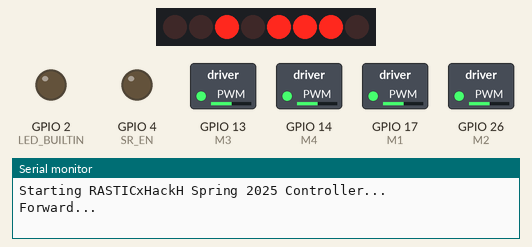
Simulated run of this sketch. Board: ESP32. Parts: 8 shift-register outputs drawn as a row of LEDs (first output left, lit = HIGH), switched loads named in the sketch (green lamp = pin HIGH), output pins drawn as LEDs (lit = HIGH), the last lines printed to the serial monitor. Wiring (inferred from the names in the program): shift register (74HC595): data GPIO 23; shift clock GPIO 25; latch GPIO 16. Wiring (inferred from the signals the program sends): row of LEDs: on Q0, Q1, Q2, Q3, Q4, Q5, Q6, Q7. Pins used as bus, display or sensor lines are not drawn.

Above: at 0.05 s.
At 4.05 s:
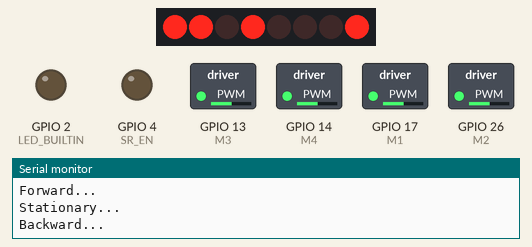
At 7.95 s:
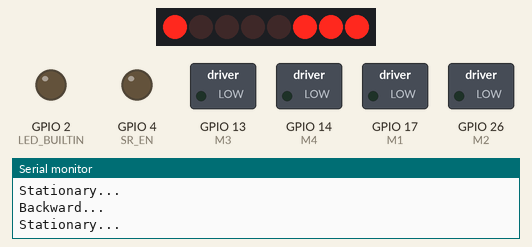
Timing chart, 0 to 10.4 s (numbered marks = the images above):
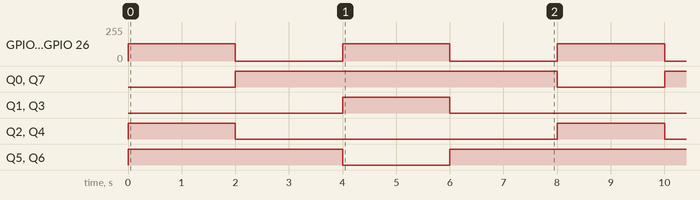

The sketch:

motorShieldTest.ino
```cpp
// Load SR library
// https://github.com/Simsso/ShiftRegister74HC595
#include <ShiftRegister74HC595.h>


// Pin Definitions
#define LED_BUILTIN 2

#define M1 17  //M1 PWM pin, Driver Board pin 11
#define M2 26  //M2 PWM pin, Driver Board pin 3
#define M3 13  //M3 PWM pin, Driver Board pin 6
#define M4 14  //M4 PWM pin, Driver Board pin 5

#define M1_REV false  // set to true to reverse M1 direction
#define M2_REV false   // set to true to reverse M2 direction
#define M3_REV true  // set to true to reverse M3 direction
#define M4_REV true  // set to true to reverse M4 direction

#define S1 19  //S1 PWM pin, Driver Board pin 9
#define S2 18  //S2 PWM pin, Driver Board pin 10

#define SR_DATA 23  // Serial Register data pin, Driver Board pin 8
#define SR_CLK 25   // Serial Register clock pin, Driver Board pin 4
#define SR_LTCH 16  // Serial Register Latch Pin, Driver Board pin 12
#define SR_EN 4     // Serial Register Enable, Driver Board pin 7
// ^ the SR_EN pin is moved from pin 12 to pin 4 to avoid ESP32 boot issues

#define OFF 0b00
#define FWD 0b01
#define REV 0b10

#define MOVESPEED 130  // default speed for movements

ShiftRegister74HC595<1> SR(SR_DATA, SR_CLK, SR_LTCH);  // Initialize Serial Register on Driver Board (Data, Clock, Latch)

uint8_t motor_state = 0x00;  // bitstring that defines the behavior of each motor driver via the Serial Register

void setM1(uint8_t speed, uint8_t dir)
// sets the speed and direction of a motor, given by the pin number of that motor.
{
  if (M1_REV) dir = ~dir;  // Swaps FWD and REV if motor turns the wrong way
  // Clear bits 2 and 3 in SR_state
  motor_state &= ~(0b00001100);  // Mask to clear bits 2 and 3
  // Set bits 2 and 3 with the value of dir
  motor_state |= (dir << 2);  // Shift dir to align with bits 2 and 3, then OR
  // create temporary const for the SR
  const uint8_t tmp = (motor_state);
  // Update the SR
  SR.setAll(&tmp);
  // set the speed
  analogWrite(M1, speed);
}

void setM2(uint8_t speed, uint8_t dir)
// sets the speed and direction of a motor, given by the pin number of that motor.
{
  if (M2_REV) dir = ~dir;  // Swaps FWD and REV if motor turns the wrong way
  // Clear bits 1 and 4 in SR_state
  motor_state &= ~(0b00010010);
  // Set bit 1
  motor_state |= (dir & 0b10);
  // Set bit 4
  motor_state |= (dir & 0b01) << 4;  // Shift left 4
  // create temporary const for the SR
  const uint8_t tmp = (motor_state);
  // Update the SR
  SR.setAll(&tmp);
  // set the speed
  analogWrite(M2, speed);
}

void setM3(uint8_t speed, uint8_t dir)
// sets the speed and direction of a motor, given by the pin number of that motor.
{
  if (M3_REV) dir = ~dir;  // Swaps FWD and REV if motor turns the wrong way
  // Clear bits 7 and 5 in SR_state
  motor_state &= ~(0b10100000);
  // Set bit 5
  motor_state |= (dir & 0b10) << 4;
  // Set bit 7
  motor_state |= (dir & 0b01) << 7;
  // create temporary const for the SR
  const uint8_t tmp = (motor_state);
  // Update the SR
  SR.setAll(&tmp);
  // set the speed
  analogWrite(M3, speed);
}
void setM4(uint8_t speed, uint8_t dir)
// sets the speed and direction of a motor, given by the pin number of that motor.
{
  if (M4_REV) dir = ~dir;  // Swaps FWD and REV if motor turns the wrong way
  // Clear bits 0 and 6 in SR_state
  motor_state &= ~(0b01000001);
  // Set bit 6
  motor_state |= (dir & 0b10) << 5;
  // Set bit 0
  motor_state |= (dir & 0b01);
  // create temporary const for the SR
  const uint8_t tmp = (motor_state);
  // Update the SR
  SR.setAll(&tmp);
  // set the speed
  analogWrite(M4, speed);
}

// Variables to store the current output state
bool isMoveLeftOn = 0;
bool isMoveRightOn = 0;
bool isMoveForwardOn = 0;
bool isMoveBackwardOn = 0;
bool isRotateLeftOn = 0;
bool isRotateRightOn = 0;


// Motion Functions
void moveLeft() {
  setM1(MOVESPEED, FWD);
  setM2(MOVESPEED, REV);
  setM3(MOVESPEED, FWD);
  setM4(MOVESPEED, REV);
  return;
}
void moveRight() {
  setM1(MOVESPEED, REV);
  setM2(MOVESPEED, FWD);
  setM3(MOVESPEED, REV);
  setM4(MOVESPEED, FWD);
  return;
}
void moveForward() {
  setM1(MOVESPEED, FWD);
  setM2(MOVESPEED, FWD);
  setM3(MOVESPEED, FWD);
  setM4(MOVESPEED, FWD);
  return;
}
void moveBackward() {
  setM1(MOVESPEED, REV);
  setM2(MOVESPEED, REV);
  setM3(MOVESPEED, REV);
  setM4(MOVESPEED, REV);
  return;
}
void rotateLeft() {
  setM1(MOVESPEED, FWD);
  setM2(MOVESPEED, REV);
  setM3(MOVESPEED, REV);
  setM4(MOVESPEED, FWD);
  return;
}
void rotateRight() {
  setM1(MOVESPEED, REV);
  setM2(MOVESPEED, FWD);
  setM3(MOVESPEED, FWD);
  setM4(MOVESPEED, REV);
  return;
}
void stationary() {
  setM1(0, OFF);
  setM2(0, OFF);
  setM3(0, OFF);
  setM4(0, OFF);
  return;
}

// Current time
unsigned long currentTime = millis();
// Previous time
unsigned long previousTime = 0;
// Define timeout time in milliseconds (example: 2000ms = 2s)
const long timeoutTime = 2000;

void setup() {
  Serial.begin(115200);
  // Sends a Hello World Debug message
  Serial.println("Starting RASTICxHackH Spring 2025 Controller...");

  // initialize digital pin LED_BUILTIN as an output.
  pinMode(LED_BUILTIN, OUTPUT);
  pinMode(M1, OUTPUT);
  pinMode(M2, OUTPUT);
  pinMode(M3, OUTPUT);
  pinMode(M4, OUTPUT);
  pinMode(S1, OUTPUT);
  pinMode(S2, OUTPUT);
  pinMode(SR_DATA, OUTPUT);
  pinMode(SR_CLK, OUTPUT);
  pinMode(SR_LTCH, OUTPUT);
  pinMode(SR_EN, OUTPUT);

  const uint8_t tmp = 0;
  SR.setAll(&tmp);  // Set all output pin of shift register to 0.

  digitalWrite(SR_EN, LOW);  // Activate the Serial register (Active Low)


}

void loop() {
  Serial.println("Forward...");
  moveForward();
  delay(2000);
  stationary();
  Serial.println("Stationary...");
  delay(2000);
  moveBackward();
  Serial.println("Backward...");
  delay(2000);
  stationary();
  Serial.println("Stationary...");
  delay(2000);
}
```

Measured:
- by itself, GPIO 13 (M3), GPIO 14 (M4), GPIO 17 (M1), GPIO 26 (M2): alternates 130/255 for 2.0 s and 0/255 for 2.0 s
- by itself, Q0, Q7: alternates HIGH for 6.0 s and LOW for 2.0 s
- by itself, Q1–4: alternates HIGH for 2.0 s and LOW for 6.0 s
- by itself, Q5, Q6: repeats every 8.0 s: LOW 2.0 s, HIGH 6.0 s
